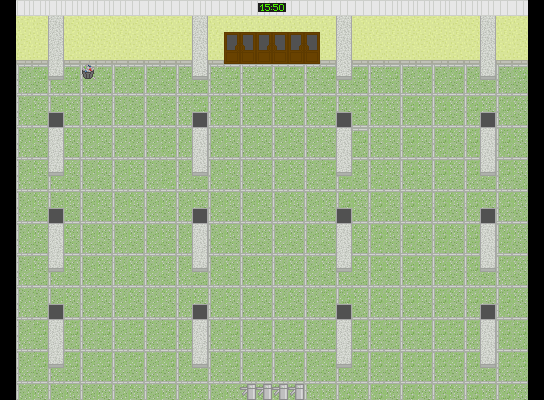

A level layout from a 2D game, rendered from its tile map. Below: a short description, then the map file with tile-grid data replaced by summaries:
An orthogonal 34x25 tile map with 16x16 px tiles, 3 tile layers (background, background_objects, objects), 2 tilesets and 25 objects (2x bin, 2, 1).

<map version="1.4" tiledversion="1.4.3" orientation="orthogonal" renderorder="left-down" width="34" height="25" tilewidth="16" tileheight="16" infinite="0" nextlayerid="8" nextobjectid="48">
 <tileset firstgid="1" source="tiles/hall_tiles.tsx" />
 <tileset firstgid="73" source="tiles/object_tiles.tsx" />
 <layer id="1" name="background" width="34" height="25">
  <data>[850 cells, 800 non-empty, 35 distinct tile ids]</data>
 </layer>
 <layer id="7" name="background_objects" width="34" height="25">
  <data>[850 cells, 0 non-empty, 0 distinct tile ids]</data>
 </layer>
 <objectgroup id="2" name="walls">
  <object id="4" x="192" y="127.5" width="16" height="32.5" />
  <object id="5" x="336" y="127.568" width="16" height="32.4318" />
  <object id="9" x="16.5" y="0.75" width="512" height="46.6818" />
  <object id="10" x="152.625" y="9.5" height="0.125" />
  <object id="15" x="0.166667" y="0" width="15.9167" height="399.75" />
  <object id="17" x="527.75" y="0.25" width="16" height="399.75" />
  <object id="20" x="16.75" y="383.75" width="511" height="16" />
  <object id="29" x="48" y="127.25" width="16" height="32.5" />
  <object id="30" x="47.75" y="223.75" width="16" height="32.5" />
  <object id="31" x="191.5" y="223.25" width="16" height="32.5" />
  <object id="32" x="335.5" y="223" width="16" height="32.5" />
  <object id="33" x="480.25" y="223.25" width="16" height="32.5" />
  <object id="34" x="479.5" y="127.5" width="16" height="32.5" />
  <object id="35" x="480" y="319.75" width="16" height="32.5" />
  <object id="36" x="335.5" y="319.5" width="16" height="32.5" />
  <object id="37" x="191.75" y="319.25" width="16" height="32.5" />
  <object id="38" x="47.75" y="319.5" width="16" height="32.5" />
  <object id="39" x="191.75" y="30.75" width="16" height="32.5" />
  <object id="40" x="47.25" y="32" width="16" height="32.5" />
  <object id="41" x="336.25" y="31.5" width="16" height="32.5" />
  <object id="42" x="480" y="31.5" width="16" height="32.5" />
 </objectgroup>
 <objectgroup id="3" name="doors">
  <object id="43" name="2" x="223.5" y="32.25" width="96.25" height="32" />
  <object id="44" name="1" x="240" y="375.5" width="64" height="24.25" />
 </objectgroup>
 <layer id="5" name="objects" width="34" height="25">
  <data>[850 cells, 1 non-empty, 1 distinct tile ids]</data>
 </layer>
 <objectgroup id="4" name="objects">
  <object id="45" name="bin" x="80" y="64" width="16" height="8.72727" />
 </objectgroup>
 <objectgroup id="6" name="interactive_objects">
  <object id="47" name="bin" x="78.3125" y="61.5" width="19.5625" height="12.9375" />
 </objectgroup>
</map>
